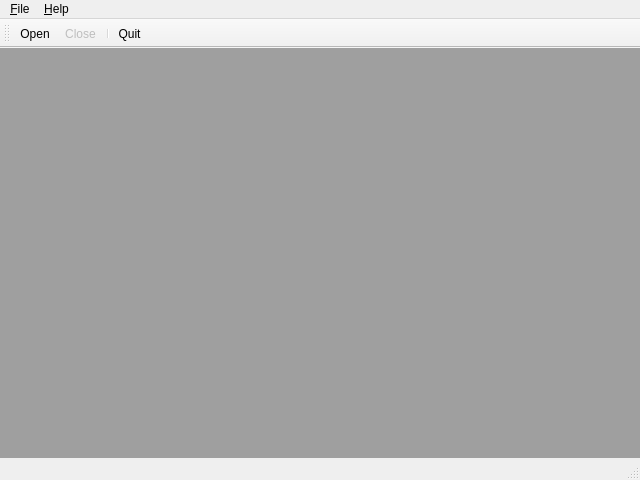
<?xml version="1.0" encoding="UTF-8"?>
<ui version="4.0">
 <class>MainWindow</class>
 <widget class="QMainWindow" name="MainWindow">
  <property name="geometry">
   <rect>
    <x>0</x>
    <y>0</y>
    <width>640</width>
    <height>480</height>
   </rect>
  </property>
  <property name="windowTitle">
   <string>MainWindow</string>
  </property>
  <widget class="QWidget" name="centralwidget">
   <layout class="QVBoxLayout" name="verticalLayout">
    <property name="spacing">
     <number>0</number>
    </property>
    <property name="margin">
     <number>0</number>
    </property>
    <item>
     <widget class="QMdiArea" name="mdi_area">
      <property name="viewMode">
       <enum>QMdiArea::TabbedView</enum>
      </property>
     </widget>
    </item>
   </layout>
  </widget>
  <widget class="QMenuBar" name="menu_bar">
   <property name="geometry">
    <rect>
     <x>0</x>
     <y>0</y>
     <width>640</width>
     <height>25</height>
    </rect>
   </property>
   <widget class="QMenu" name="file_menu">
    <property name="title">
     <string>&amp;File</string>
    </property>
    <widget class="QMenu" name="export_menu">
     <property name="enabled">
      <bool>false</bool>
     </property>
     <property name="title">
      <string>&amp;Export</string>
     </property>
     <addaction name="export_image_action"/>
     <addaction name="export_channel_action"/>
    </widget>
    <addaction name="open_action"/>
    <addaction name="close_action"/>
    <addaction name="export_menu"/>
    <addaction name="separator"/>
    <addaction name="quit_action"/>
   </widget>
   <widget class="QMenu" name="help_menu">
    <property name="title">
     <string>&amp;Help</string>
    </property>
    <addaction name="about_action"/>
    <addaction name="about_qt_action"/>
   </widget>
   <addaction name="file_menu"/>
   <addaction name="help_menu"/>
  </widget>
  <widget class="QStatusBar" name="status_bar"/>
  <widget class="QToolBar" name="tool_bar">
   <property name="windowTitle">
    <string>toolBar</string>
   </property>
   <attribute name="toolBarArea">
    <enum>TopToolBarArea</enum>
   </attribute>
   <attribute name="toolBarBreak">
    <bool>false</bool>
   </attribute>
   <addaction name="open_action"/>
   <addaction name="close_action"/>
   <addaction name="separator"/>
   <addaction name="quit_action"/>
  </widget>
  <action name="open_action">
   <property name="text">
    <string>&amp;Open...</string>
   </property>
   <property name="toolTip">
    <string>Open a data file</string>
   </property>
   <property name="statusTip">
    <string>Open a data file</string>
   </property>
   <property name="shortcut">
    <string>Ctrl+O</string>
   </property>
  </action>
  <action name="close_action">
   <property name="enabled">
    <bool>false</bool>
   </property>
   <property name="text">
    <string>&amp;Close</string>
   </property>
   <property name="toolTip">
    <string>Close the currently selected data file</string>
   </property>
   <property name="statusTip">
    <string>Close the currently selected data file</string>
   </property>
   <property name="shortcut">
    <string>Ctrl+W</string>
   </property>
   <property name="shortcutContext">
    <enum>Qt::WidgetShortcut</enum>
   </property>
  </action>
  <action name="quit_action">
   <property name="text">
    <string>&amp;Quit</string>
   </property>
   <property name="toolTip">
    <string>Quit the application</string>
   </property>
   <property name="statusTip">
    <string>Quit the application</string>
   </property>
   <property name="shortcut">
    <string>Ctrl+Q</string>
   </property>
  </action>
  <action name="about_action">
   <property name="text">
    <string>&amp;About rasViewer</string>
   </property>
  </action>
  <action name="about_qt_action">
   <property name="text">
    <string>About QT</string>
   </property>
  </action>
  <action name="export_image_action">
   <property name="enabled">
    <bool>false</bool>
   </property>
   <property name="text">
    <string>&amp;Image...</string>
   </property>
  </action>
  <action name="export_channel_action">
   <property name="enabled">
    <bool>false</bool>
   </property>
   <property name="text">
    <string>&amp;Channel...</string>
   </property>
  </action>
 </widget>
 <resources/>
 <connections>
  <connection>
   <sender>quit_action</sender>
   <signal>triggered()</signal>
   <receiver>MainWindow</receiver>
   <slot>close()</slot>
   <hints>
    <hint type="sourcelabel">
     <x>-1</x>
     <y>-1</y>
    </hint>
    <hint type="destinationlabel">
     <x>319</x>
     <y>239</y>
    </hint>
   </hints>
  </connection>
 </connections>
</ui>
